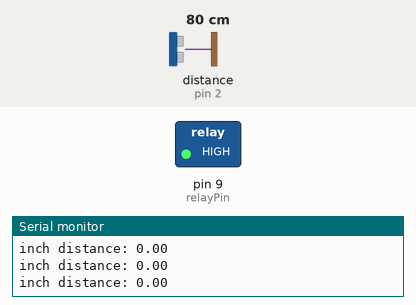
This sketch was run on a simulated Arduino Uno, built with avr-gcc and run on an emulated ATmega328P. Shown: switched loads named in the sketch (green lamp = pin HIGH), the last lines printed to the serial monitor. Dashed ring = blinking. Inputs (shaded band) come from the test bench; at power-on: distance to the obstacle (sensor on pin 2) 80 cm. The echo pulse lasts 58.3 µs per cm.

Above: at 5.9 s.
6.0 s: distance to the obstacle (sensor on pin 2) set to 299 cm
At 6.8 s:
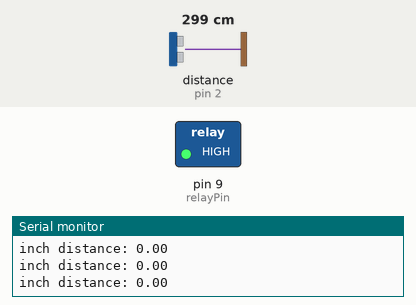
Timing chart, 0 to 16.1 s (numbered marks = the images above; inputs shaded):
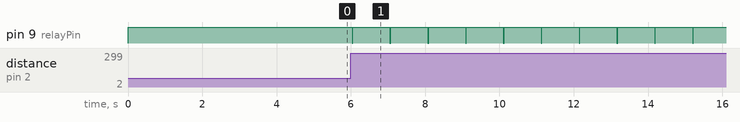

Measured:
- after the input at 6.0 s, pin 9 (relayPin): alternates HIGH for 1.0 s and LOW for 0.02 s, starting at once

The sketch:

Echo_Lab_For_Air.ino
```cpp
#include <Ultrasonic.h>

int relayPin = 9;
int echo = 2;
int trigger = 3;
unsigned long changeTime;
float inchDistance;
bool onFlag = false;

Ultrasonic ultrasonic(trigger, echo);

void setup() {
  Serial.begin(9600);//set Serial Baud rate
  Serial.println("Ultrasonic sensor starting!!!!!");

  // put your setup code here, to run once:
  pinMode(relayPin, OUTPUT);
}

void loop() {
  float inchDistance;
  long microsec = ultrasonic.timing();
  //Serial.print("microsec: ");
  //Serial.println(microsec);
  inchDistance = ultrasonic.CalcDistance(microsec,Ultrasonic::IN);

  if (inchDistance < 20.0) {
    digitalWrite(relayPin, HIGH);
    delay(1000);
    digitalWrite(relayPin, LOW);
    delay(int(50 * inchDistance));
  }
  else{
    digitalWrite(relayPin, LOW);
  }

  Serial.print("inch distance: ");
  Serial.println(inchDistance);
}
```
